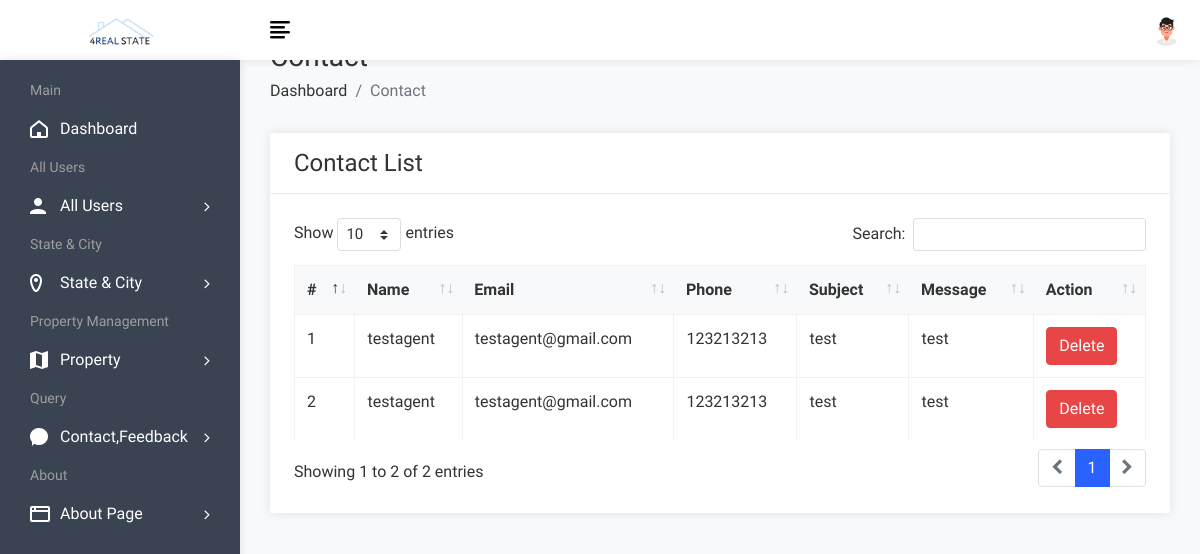
Page /admin/contactview.php (signed in) on the committed database.
### tables this page shows
CREATE TABLE `contact` (
  `cid` int(50) NOT NULL,
  `name` varchar(100) NOT NULL,
  `email` varchar(100) NOT NULL,
  `phone` varchar(20) NOT NULL,
  `subject` varchar(100) NOT NULL,
  `message` varchar(250) NOT NULL
);

### admin/contactview.php (the view, shortened to what this page needs)
<!DOCTYPE html>
<html lang="en">
<head>
        <link rel="stylesheet" href="assets/css/bootstrap.min.css">
        <link rel="stylesheet" href="assets/css/font-awesome.min.css">
        <link rel="stylesheet" href="assets/css/feathericon.min.css">
		<link rel="stylesheet" href="assets/plugins/datatables/dataTables.bootstrap4.min.css">
		<link rel="stylesheet" href="assets/plugins/datatables/responsive.bootstrap4.min.css">
		<link rel="stylesheet" href="assets/plugins/datatables/select.bootstrap4.min.css">
		<link rel="stylesheet" href="assets/plugins/datatables/buttons.bootstrap4.min.css">
        <link rel="stylesheet" href="assets/css/style.css">
    </head>
    <body>
				<?php include("header.php"); ?>
            <div class="page-wrapper">
                <div class="content container-fluid">
					<div class="page-header">
						<div class="row">
							<div class="col">
								<h3 class="page-title">Contact</h3>
								<ul class="breadcrumb">
									<li class="breadcrumb-item"><a href="dashboard.php">Dashboard</a></li>
									<li class="breadcrumb-item active">Contact</li>
								</ul>
							</div>
						</div>
					</div>
					<div class="row">
						<div class="col-sm-12">
							<div class="card">
								<div class="card-header">
									<h4 class="card-title">Contact List</h4>
								</div>
								<div class="card-body">
									<table id="basic-datatable" class="table table-bordered table-hover">
                                            <thead>
                                                <tr>
                                                    <th>#</th>
                                                    <th>Name</th>
                                                    <th>Email</th>
                                                    <th>Phone</th>
													<th>Subject</th>
                                                    <th>Message</th>
                                                    <th>Action</th>
                                                </tr>
                                            </thead>
                                            <tbody>
											<?php
												$query=mysqli_query($con,"select * from contact");
												$cnt=1;
												while($row=mysqli_fetch_row($query))
													{
											?>
                                                <tr>
                                                    <td><?php echo $cnt; ?></td>
                                                    <td><?php echo $row['1']; ?></td>
                                                    <td><?php echo $row['2']; ?></td>
                                                    <td><?php echo $row['3']; ?></td>
                                                    <td><?php echo $row['4']; ?></td>
													<td><?php echo $row['5']; ?></td>
                                                    <td><a href="contactdelete.php?id=<?php echo $row['0']; ?>"><button class="btn btn-danger">Delete</button></a></td>
                                                </tr>
                                                <?php
												$cnt=$cnt+1;
												}
												?>
                                            </tbody>
                                        </table>
								</div>
							</div>
						</div>
					</div>
				</div>
			</div>
    </body>
</html>

### rows in the picture
contact: name "testagent", email "testagent@gmail.com", phone "123213213", subject "test", message "test"
contact: name "testagent", email "testagent@gmail.com", phone "123213213", subject "test", message "test"
